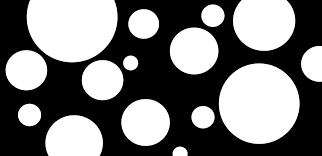
#> input picture src/mrf/circles.png, 322 x 156 px
$ jupyter execute --allow-errors mrf_denoising.ipynb
#> lines starting #> are read from the running program, lines starting #| are printed output that depends on the picture; after the words box and inside, x2 and y2 are one past the last pixel; in counts of white or black regions, pixels touching at a corner belong together
[cell 1]
import numpy as np
import cv2
import igraph
import matplotlib.pyplot as plt

[cell 2]
image = cv2.imread("./yin_and_yang.png")
#> (the rest of this cell did not finish here and is left out)

#> (a cell that did not finish here is left out)

[cell 4]
# Variance of gaussian
sigma = 50

#> (a cell that did not finish here is left out)

#> (a cell that did not finish here is left out)

#> (a cell that did not finish here is left out)

[cell 8]
# Functions to make graph conversion easier
def coordinates_to_node(i, j, image):
    """Returns node in graph corresponding to coordinate, with top left of image being 1"""
    h, w = image.shape[0], image.shape[1]

    return 1 + i*w + j

def node_number_to_coordinates(node_number, image):
    """Returns coordinates in image corresponding to node number"""
    h, w = image.shape[0], image.shape[1]

    node_number -=1
    j = node_number % w
    i = int((node_number - j)/w)

    return i, j

[cell 9]
# Build graph for denoising
def build_graph(image, regularisation_param):
    """Returns graph built from image"""
    image = image.copy()

    h, w = image.shape[0], image.shape[1]

    edge_list = []
    edge_capacities = []

    # We assume source is 0 and sink is hw + 1
    source = 0
    sink = h*w + 1

    # Add edges to source and sink
    for i in range(h):
        for j in range(w):
            node_number = coordinates_to_node(i, j, image)
            edge_list.append([source, node_number])
            edge_capacities.append(image[i,j])

            edge_list.append([node_number, sink])
            edge_capacities.append(255 - image[i,j])

    # Iterate over the pixels and add up contributions from neigbours
    for i in range(h):
        for j in range(w):

            node_number = coordinates_to_node(i, j, image)

            # Go through neighbours
            if i>0:
                # Directly vertical neighbour

                # Find neigbour node number
                neighbour_node_number = coordinates_to_node(i - 1, j, image)

                # Add to edge list and edge capacity list
                edge_list.append([node_number, neighbour_node_number])
                edge_capacities.append(regularisation_param)

            if j>0:
                # Left neighbour
                # Find neigbour node number
                neighbour_node_number = coordinates_to_node(i, j - 1, image)


                # Add to edge list and edge capacity list
                edge_list.append([node_number, neighbour_node_number])
                edge_capacities.append(regularisation_param)


    graph = igraph.Graph(n = h * w + 2, edges=edge_list, directed=False, edge_attrs={'capacity': edge_capacities})
    return graph

[cell 10]
def denoise_image(image, regularisation_param):
    """Returns denoised image"""
    image = image.copy()
    h, w = image.shape

    # Construct graph using image
    graph = build_graph(image, regularisation_param)

    source = 0
    sink = h * w + 1
    mincut = graph.st_mincut(source, sink, capacity="capacity")

    # Get new mask generated by graphcut
    source_nodes = mincut.partition[0]

    denoised_image = np.zeros(image.shape, dtype='int')
    for node_number in source_nodes:
        if node_number!=source:
            node_coordinates = node_number_to_coordinates(node_number, image)
            denoised_image[node_coordinates] = 255

    return denoised_image

#> (a cell that did not finish here is left out)

#> (a cell that did not finish here is left out)

# Denoising of binary images with gaussian noise

We use the following energy function for denoising of binary images:
$$
E(\mathbf{x})=\sum_{i} D_{i}\left(x_{i}\right)+\sum_{(i, j) \in \mathcal{C}} K\left|x_{i}-x_{j}\right|
$$

The data term is given as
$$
D_{i}\left(x_{i}\right)=\left\{\begin{array}{ll}
p_{i} & \text { if } x_{i}=0 \\
255-p_{i} & \text { if } x_{i}=1
\end{array}\right.
$$

where $p_i$ is the nosy image intensity.

We have a simple smoothness term with 4 connectivity assumed, and with regularisation parameter K that controls the degree of smoothness.

We construct a graph using these parameters and use mincut to find an appropriate denoised image.

$D_i$ is low when dark pixels are assigned 0 label, and bright are given 1 labels. Thus it encourages this behavior,

The second term controls for smoothness and is 0 whenever neighbours have same label. Thus it encourages smoothness.

The regularisation parameter 60 is obtained through trying various values.

# More examples

# Circles

[cell 13]
image = cv2.imread("./circles.png")
#> image is the input picture: shape (156, 322, 3); min 0, max 255, mean 119.6
image = cv2.cvtColor(image, cv2.COLOR_BGR2GRAY)
#> image: shape (156, 322)
image = image.astype('int')
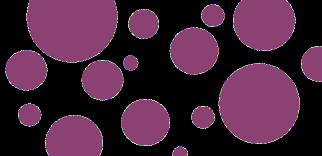
#> image: shape (156, 322) int64; 44 distinct labels, from 0 to 255; one colour per label, 0 black
plt.imshow(image, cmap = 'gray')

[cell 14]
gaussian_noise = np.random.normal(0, sigma, (image.shape[0],image.shape[1]))
# Adding gaussian noise
noisy_image = image + gaussian_noise
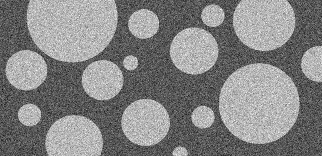
#> noisy_image: shape (156, 322) float64; min -233, max 445.1, mean 119.4; drawn with min black and max white
noisy_image = np.clip(noisy_image, 0, 255)
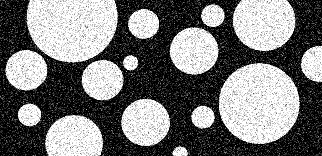
#> noisy_image: shape (156, 322) float64; min 0, max 255, mean 120.8
plt.imshow(noisy_image, cmap='gray')

#> (a cell that did not finish here is left out)

plt.imshow(denoised_image, cmap = 'gray')

# Shapes

[cell 16]
image = cv2.imread("./shapes.png")
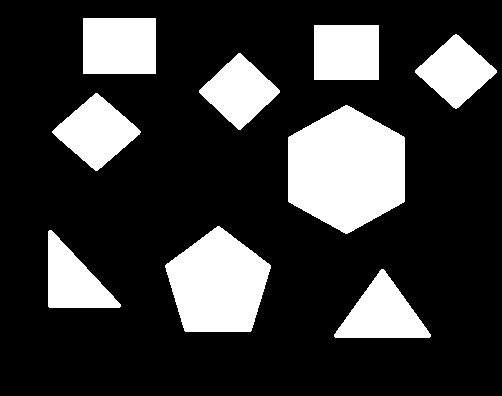
#> input picture src/mrf/shapes.png, 502 x 396 px
#> image is the input picture: shape (396, 502, 3); 22% white; 9 white regions, largest, box (x1, y1, x2, y2) and area: (288, 105, 405, 234) 11389, (165, 226, 271, 332) 7908, (83, 18, 156, 74) 4088
image = cv2.cvtColor(image, cv2.COLOR_BGR2GRAY)
image = image.astype('int')
plt.imshow(image, cmap = 'gray')

[cell 17]
gaussian_noise = np.random.normal(0, sigma, (image.shape[0],image.shape[1]))
# Adding gaussian noise
noisy_image = image + gaussian_noise
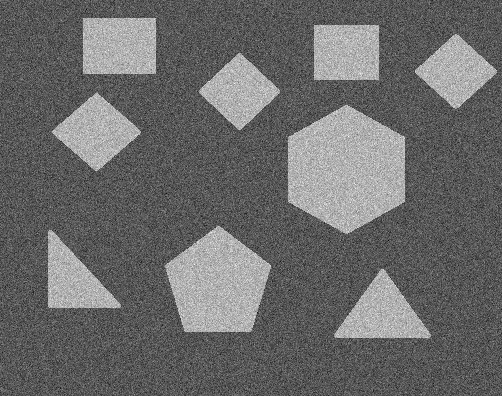
#> noisy_image: shape (396, 502) float64; min -242.6, max 469.3, mean 56.3; drawn with min black and max white
noisy_image = np.clip(noisy_image, 0, 255)
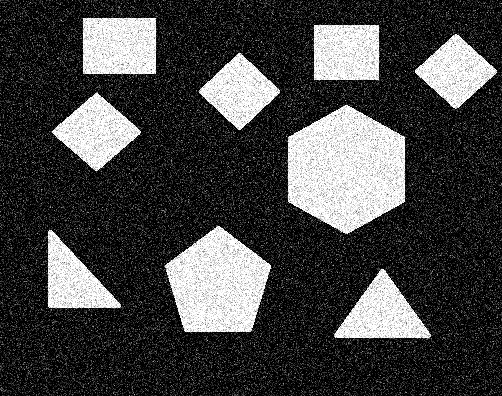
#> noisy_image: shape (396, 502) float64; min 0, max 255, mean 67.4
plt.imshow(noisy_image, cmap='gray')

#> (a cell that did not finish here is left out)
